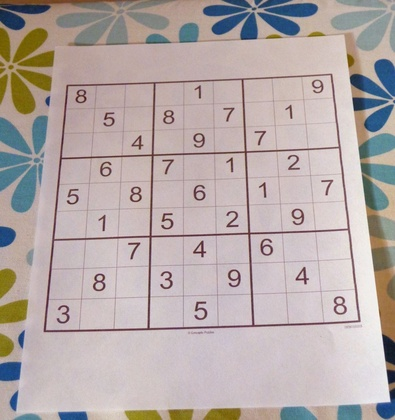
%> input picture Example Outputs/im01.jpg, 395 x 420 px, shrunk from 1024 x 1090 before the run
$ octave houghHW.m   (GNU Octave 9; MATLAB toolbox functions it lacks are replaced by stand-ins)
%> lines starting %> are read from the running program, lines starting %| are printed output that depends on the picture
%reading image and preprocessing
I = imread('C:\Users\MONSTER\Desktop\hough transform\im01.jpg');
%> I is the input picture: size 420x395x3 uint8; mean R, G, B 181.4, 169.9, 168.3
I=rgb2gray(I);
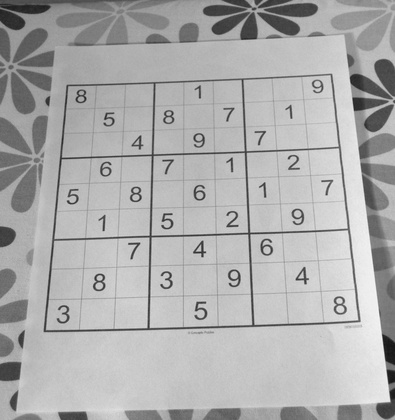
%> I: size 420x395 uint8; min 21, max 246, mean 173.2
%I=imrotate(I,5); % a slight rotation if it is needed
Ie=edge(I,'canny');
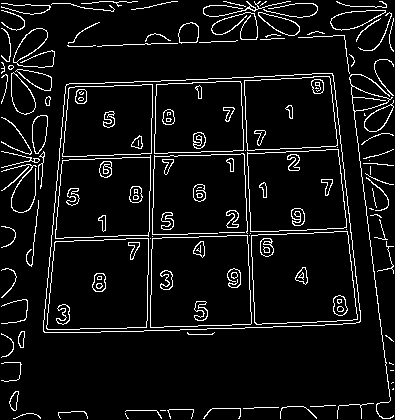
%> Ie: size 420x395 logical; 7% white in thin lines or dots

%setting theta and rho values
[H,W]=size(Ie);
%> H = 420; W = 395
N=90;
thetaArray=-N:N-1;
rho_max=floor(sqrt(H^2 + W^2)) - 1;
%> rho_max = 575
rhoArray=-rho_max:rho_max;
%> rhoArray = 1151 values from -575 to 575

%creating empty accumulator
hgh=zeros(length(rhoArray),length(thetaArray)+1);

%voting
%> (the run ends here)
